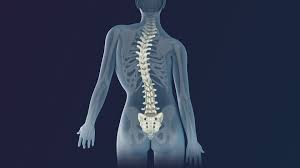
#> input picture tulang.jpg, 300 x 168 px
$ python tugaspraktikum.py
#> lines starting #> are read from the running program, lines starting #| are printed output that depends on the picture; after the words box and inside, x2 and y2 are one past the last pixel; in counts of white or black regions, pixels touching at a corner belong together
# Memanggil Library yang dibutuhkan
import cv2
import numpy as np
from matplotlib import pyplot as plt

# Membaca citra dalam mode grayscale
image = cv2.imread('tulang.jpg', 0)
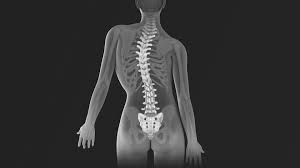
#> image: shape (168, 300); min 0, max 253, mean 53.3

# Melakukan low pass filtering dengan Gaussian Blur
blur = cv2.GaussianBlur(image, (5, 5), 0)
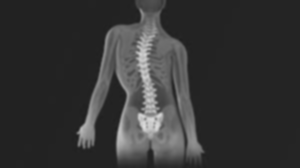
#> blur: shape (168, 300); min 31, max 220, mean 53.3

# Melakukan high pass filtering dengan kernel khusus
kernel = np.array([[-1, -1, -1], [-1, 8, -1], [-1, -1, -1]])
high_pass = cv2.filter2D(image, -1, kernel)
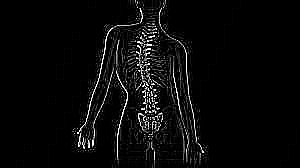
#> high_pass: shape (168, 300); min 0, max 255, mean 10

# Melakukan image thresholding
ret, threshold = cv2.threshold(image, 127, 255, cv2.THRESH_BINARY)
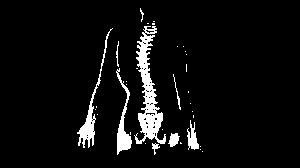
#> threshold: shape (168, 300); 5.8% white; 34 white regions (25 under 20 px), largest, box (x1, y1, x2, y2) and area: (134, 26, 166, 144) 1423, (77, 28, 113, 148) 538, (116, 68, 132, 155) 456

# Tampilkan citra dan histogramnya
images = [image, blur, high_pass, threshold]
titles = ['Original', 'Low Pass Filtering',
          'High Pass Filtering', 'Thresholding']

# Loop digunakan untuk mengulangi gambar dan judulnya
# Loop ini berulang dari 0 hingga 3 (inklusif) karena range(4) menghasilkan urutan angka dari 0 hingga 3
for i in range(4):

    plt.subplot(2, 4, i+1)  # Membuat subplot dalam kisi 2 baris dan 4 kolom
    # Mengubah colormap menjadi gray untuk gambar grayscale
    plt.imshow(images[i], cmap='gray')
    plt.title(titles[i])  # Menampilkan Title
    plt.axis('off')

    # Membuat subplot di baris kedua kisi, dimulai dari posisi kelima
    plt.subplot(2, 4, i+5)
    # Menghitung dan memplot histogram gambar,ravel() digunakan untuk meratakan gambar menjadi larik 1D
    plt.hist(images[i].ravel(), 256, [0, 256])
    # Menetapkan judul subplot histogram dengan menambahkan Histogram ke judul yang sesuai dari daftar titles
    plt.title(titles[i] + ' Histogram')

# Menampilkan hasil subplot dan histogram yg dibuat
plt.show()
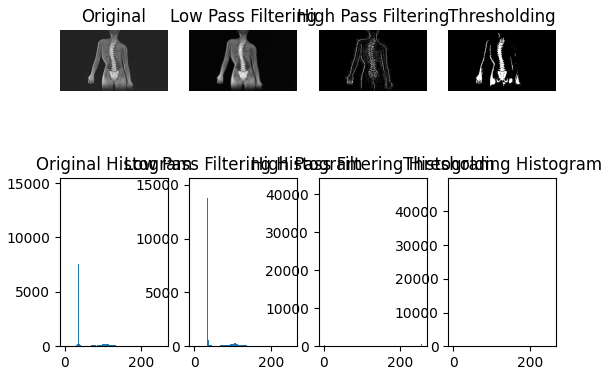
#> figure drawn by matplotlib, 8 panels; panel 2: tallest bar 14713 high, from x = 36 to 37; panel 4: tallest bar 14887 high, from x = 36 to 37; panel 6: tallest bar 42051 high, from x = 0 to 1; panel 8: tallest bar 47495 high, from x = 0 to 1
